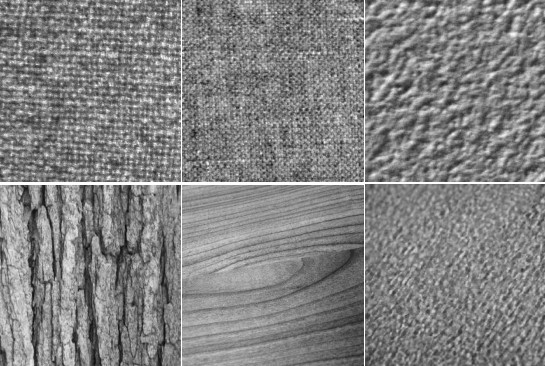
#> input picture Image Processing (OpenCV)/Lab02/images/a.jpg, 545 x 366 px, found by its file name
$ python lab00.py
#> lines starting #> are read from the running program, lines starting #| are printed output that depends on the picture
import cv2

# L'image est dans le sous-dossier "images" du dossier parent
# prendre une image de votre choix
nomimage = "../images/a.jpg"

# Lecture
img = cv2.imread(nomimage)
#> img is the input picture: shape (366, 545, 3); min 7, max 255, mean 129.4

# La méthode retourne un objet de type numpy.ndarray
print("type",type(img))
#| type <class 'numpy.ndarray'>
print("shape", img.shape)
#| shape (366, 545, 3)
print("size",img.size)
#| size 598410

# Afficher la taille de l'image
(h, w) = img.shape[:2]
#> h = 366; w = 545
print("height= {}, width= {}".format(h,w))
#| height= 366, width= 545

# Nombre de canaux
c = img.shape[2]
#> c = 3
print("Nombre de canaux= {}".format(c))
#| Nombre de canaux= 3

# Affichage de l'image originale
cv2.imshow('Lab10-a', img)

# Modifier une partie de l'image
# OpenCV organize le raster en tant que des triplets (Bleu, Vert, Rouge)
# img[50:200,50:200] = (0,255,0)

# Faire un crop
# imgCrop = img[50:200,50:200]

# Traitement dans RGB : Garder le canal 0 (Bleu)
img[:, :, 0] = 0
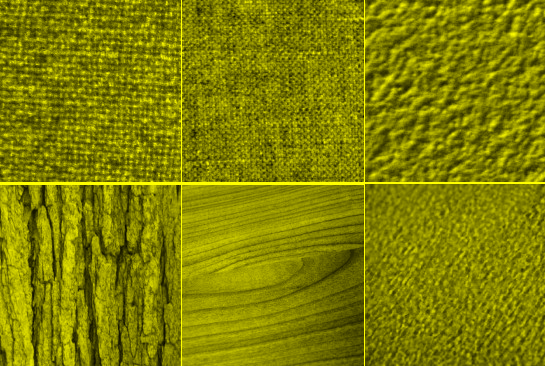
#> img: shape (366, 545, 3); mean B, G, R 0, 129.4, 129.4
img[:, :, 1] = 0
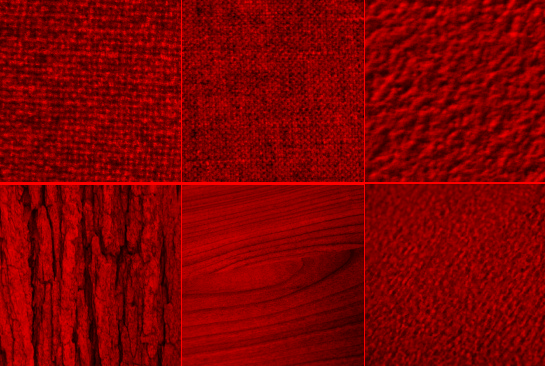
#> img: shape (366, 545, 3); mean B, G, R 0, 0, 129.4

# Affichage de l'image originale
cv2.imshow('Lab10-abis', img)

# Inverser l'image
#img = 255 -img

# Affichage de l'image résultat
#cv2.imshow('Lab10-b', img)

# Attendre une touche
cv2.waitKey(0)

# Sauvegarde du résultat
# cv2.imwrite("lab10(resultat).jpg", imgCrop)

# Libérer les fenêtres
cv2.destroyAllWindows()

$ run again, with Image Processing (OpenCV)/Lab02/images/c.jpg copied over Image Processing (OpenCV)/Lab02/images/a.jpg
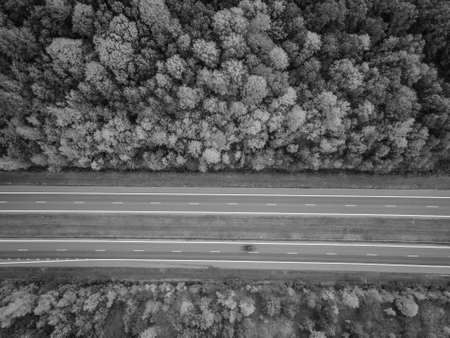
#> input picture Image Processing (OpenCV)/Lab02/images/c.jpg, 450 x 338 px, found by its file name
#> img is the input picture: shape (338, 450, 3); min 0, max 237, mean 94.4
#| type <class 'numpy.ndarray'>
#| shape (338, 450, 3)
#| size 456300
#| height= 338, width= 450
#| Nombre de canaux= 3
#> `img[:, :, 0] = 0`:
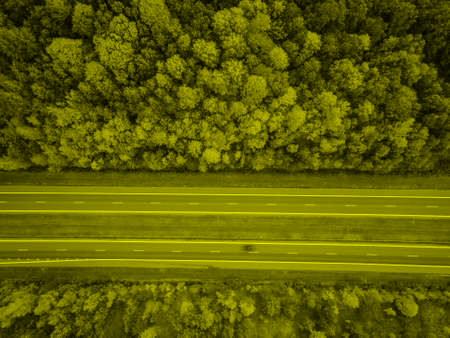
#> img: shape (338, 450, 3); mean B, G, R 0, 94.4, 94.4
#> `img[:, :, 1] = 0`:
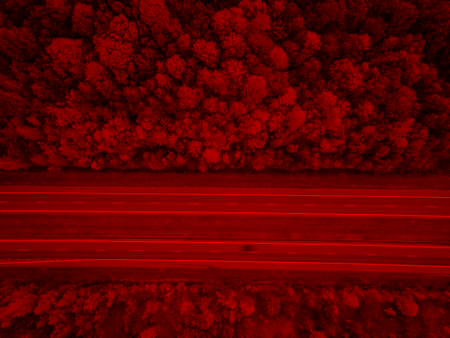
#> img: shape (338, 450, 3); mean B, G, R 0, 0, 94.4
